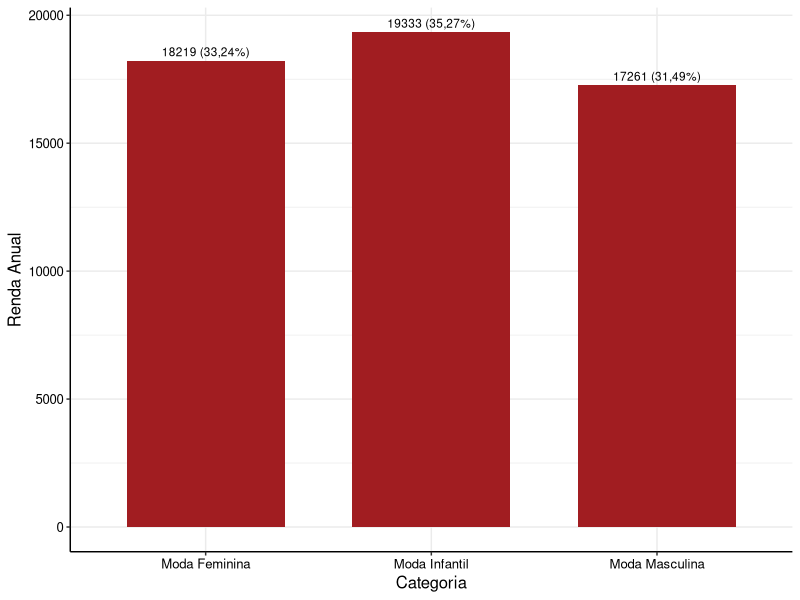
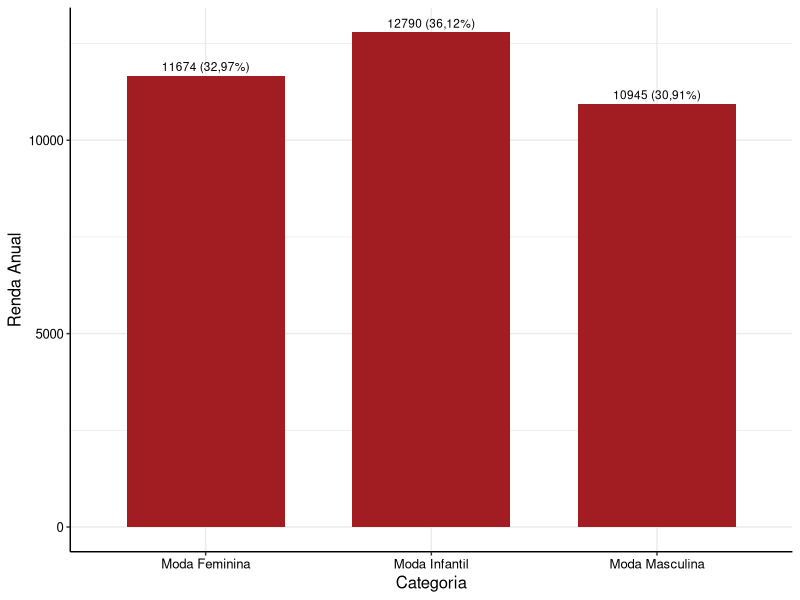

Write R code to recreate these figures, in order.
# Importando pacotes

library(tidyverse)

# Definindo o tema para gráficos

cores_estat <- c("#A11D21", "#003366", "#CC9900", "#663333", "#FF6600", "#CC9966", "#999966", "#006606", "#008091", "#041835", "#666666")

theme_estat <- function(...) {
  theme <- ggplot2::theme_bw() +
    ggplot2::theme(
      axis.title.y = ggplot2::element_text(colour = "black", size = 12),
      axis.title.x = ggplot2::element_text(colour = "black", size = 12),
      axis.text = ggplot2::element_text(colour = "black", size = 9.5),
      panel.border = ggplot2::element_blank(),
      axis.line = ggplot2::element_line(colour = "black"),
      legend.position = "top",
      ...
    )
  
  return(
    list(
      theme,
      scale_fill_manual(values = cores_estat),
      scale_colour_manual(values = cores_estat)
    )
  )
}

# Definindo o dataframe para os dados das vendas

vendas <- read.csv('vendas.csv')

# Separando as categorias de produtos

feminina <- vendas[vendas$Category == "Women's Fashion", "Price"]
masculina <- vendas[vendas$Category == "Men's Fashion", "Price"]
infantil <- vendas[vendas$Category == "Kids' Fashion", "Price"]

# Calculando a renda anual de cada categoria

rfem = sum(feminina, na.rm = T)
rmas = sum(masculina, na.rm = T)
rinf = sum(infantil, na.rm = T)

# Repetindo o processo para os produtos que não foram devolvidos

feminina2 <- vendas[vendas$Category == "Women's Fashion" & is.na(vendas$Motivo.devolução), "Price"]
masculina2 <- vendas[vendas$Category == "Men's Fashion" & is.na(vendas$Motivo.devolução), "Price"]
infantil2 <- vendas[vendas$Category == "Kids' Fashion" & is.na(vendas$Motivo.devolução), "Price"]

rfem2 = sum(feminina2, na.rm = T)
rmas2 = sum(masculina2, na.rm = T)
rinf2 = sum(infantil2, na.rm = T)

# Criando um novo dataframe para elaboração de gráficos

Categorias <- c("Moda Feminina", "Moda Masculina", "Moda Infantil")
Renda.Anual <- c(rfem, rmas, rinf)
Freq.Rel <- c("33,24%", "31,49%", "35,27%")
Renda.Anual2 <- c(rfem2, rmas2, rinf2)
Freq.Rel2 <- c("32,97%", "30,91%", "36,12%")

rendas_anuais <- data.frame(Categorias, Renda.Anual, Freq.Rel, Renda.Anual2, Freq.Rel2)

# Primeiro gráfico de frequências

label = str_c(Renda.Anual, " (", Freq.Rel, ")")
RA1 <- ggplot(rendas_anuais) +
  aes(x = Categorias, y = Renda.Anual, label = label) +
  geom_bar(stat = "identity", fill = "#A11D21", width = 0.7) +
  geom_text(
    position = position_dodge(width = .9),
    vjust = -0.5, #hjust = .5,
    size = 3
  ) + 
  labs(x = "Categoria", y = "Renda Anual") +
  theme_estat()
RA1

# Segundo gráfico de frequências

label2 = str_c(Renda.Anual2, " (", Freq.Rel2, ")")
RA2 <- ggplot(rendas_anuais) +
  aes(x = Categorias, y = Renda.Anual2, label = label2) +
  geom_bar(stat = "identity", fill = "#A11D21", width = 0.7) +
  geom_text(
    position = position_dodge(width = .9),
    vjust = -0.5, #hjust = .5,
    size = 3
  ) + 
  labs(x = "Categoria", y = "Renda Anual") +
  theme_estat()
RA2
